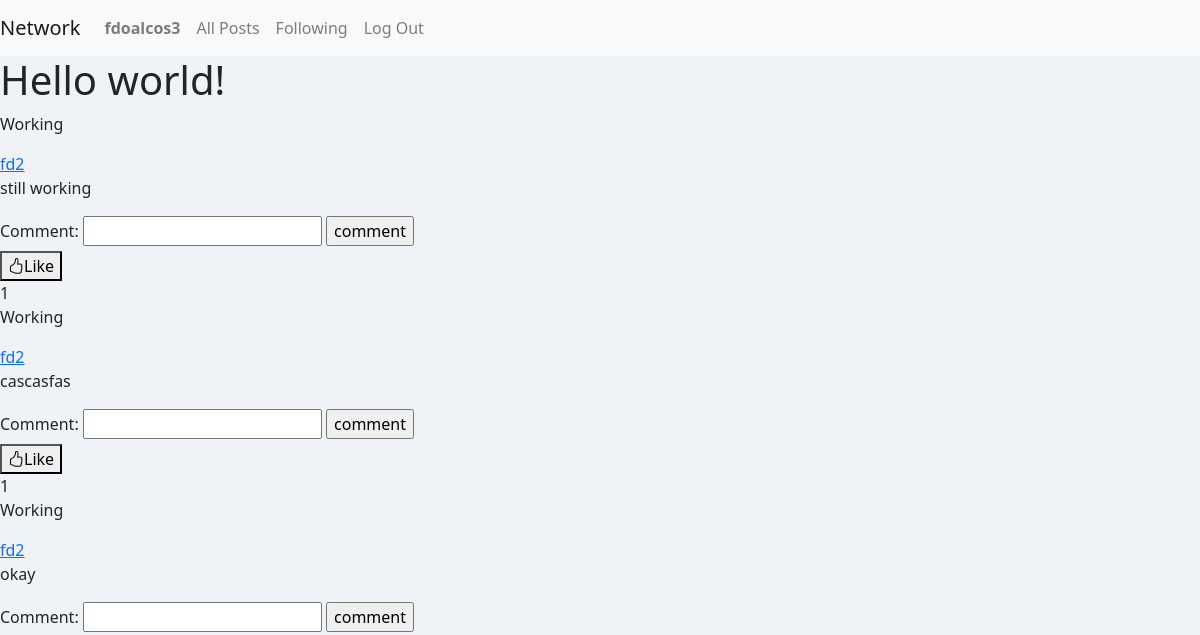
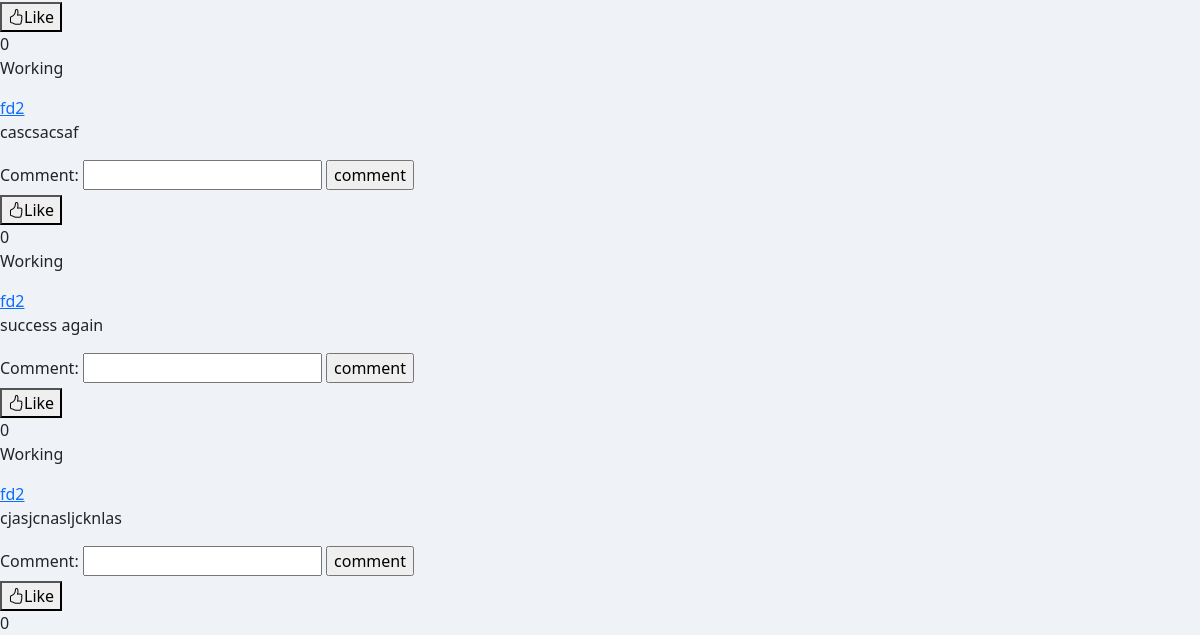
Before: /following (signed in) with the older database file (2 pictures, top to bottom).
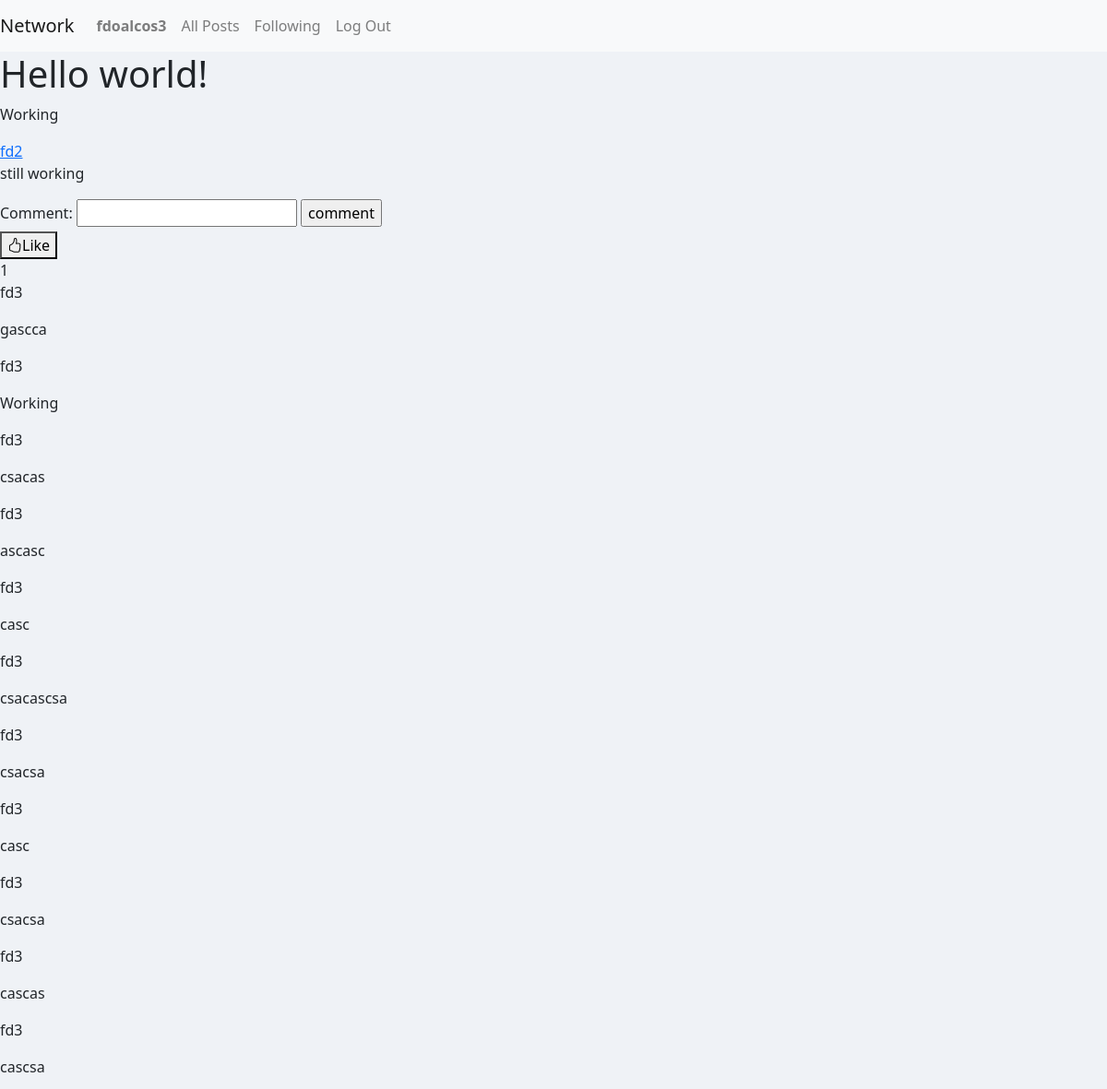
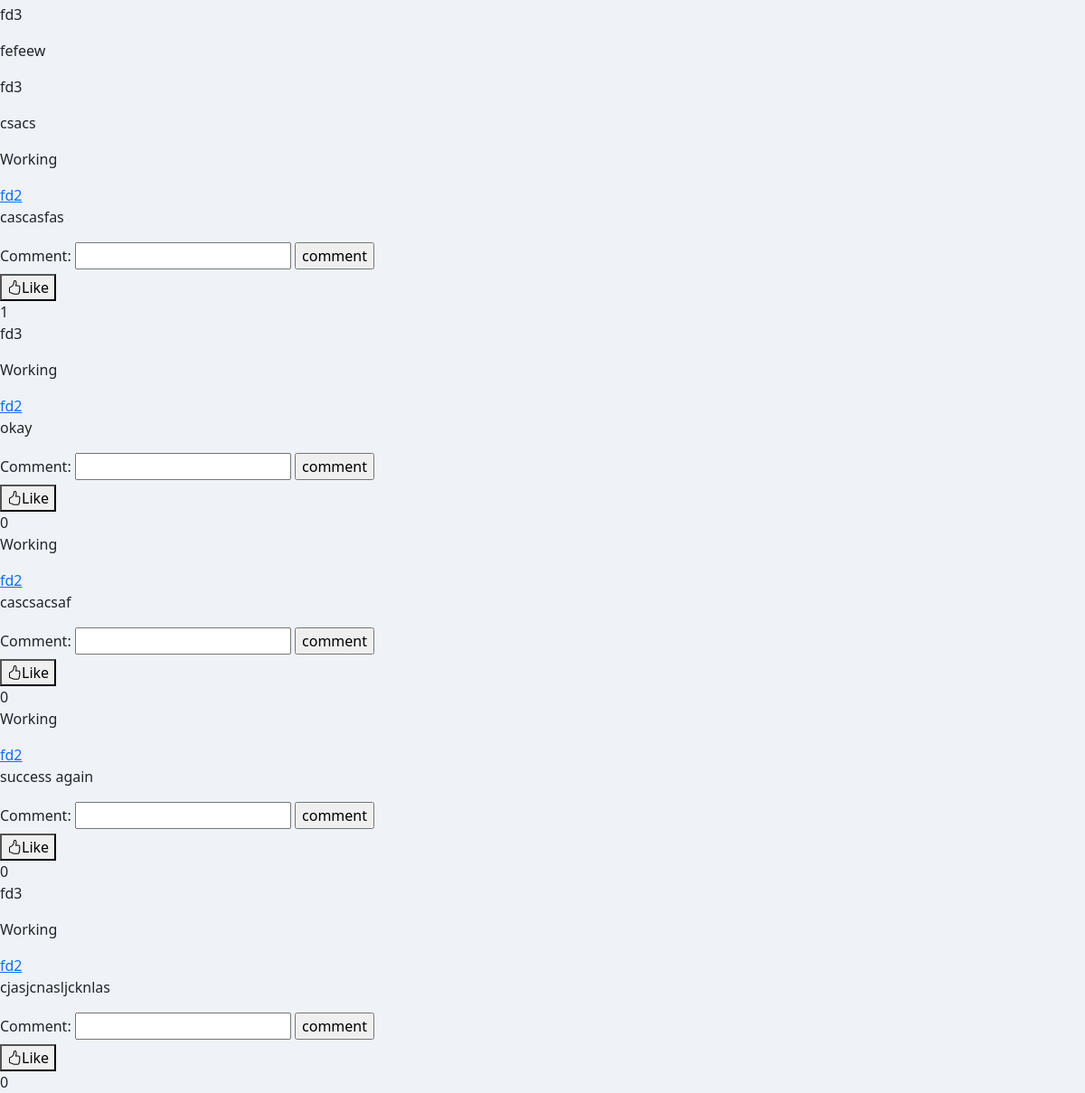
After: the same page with the newer database file (2 pictures, top to bottom).
### network/models.py (models this page shows, shortened)
class User(AbstractUser):
    pass

class Post(models.Model):
    users = models.ForeignKey(User, on_delete = models.CASCADE, related_name="users")
    Inbox = models.TextField(max_length=300)
    Image = models.ImageField(upload_to='images/', blank=True, null=True)
    Created = models.TimeField(auto_now_add=True)
    Updated = models.TimeField(auto_now=True)
    liked = models.ManyToManyField(User, null=True, related_name="like")
    def count(self):
        return self.liked.count()

class Comment(models.Model):
    comment_post = models.ForeignKey(Post, on_delete=models.CASCADE, related_name="comment_post")
    username = models.ForeignKey(User, on_delete=models.CASCADE)
    comment = models.CharField(max_length=500)
    time = models.TimeField(auto_now_add=True)

### network/views.py (the view)
# urls.py: path('following', views.following_post, name="following")
def following_post(request):
    user = User.objects.get(id=request.user.id)
    following = user.followed.all()
    post = Post.objects.all()
    commentform = Commentform()
    for follow in following:
        following_post = Post.objects.filter(users=follow.Users)
    return render(request, "network/following.html", {
        "following": following_post,
        "forms": commentform
    })

### network/forms.py
class Commentform(ModelForm):
    class Meta:
        model = Comment
        fields = ['comment']

### network/templates/network/following.html (shortened to what this page needs)
{% extends "network/layout.html" %}
{% load static %}
{% block body %}
    <h1>Hello world!</h1>
    <div>
        {% for inbox in following %}
            <div>
                <p id="">Working</p>
                <a href="{% url 'profile' inbox.users.id %}">{{ inbox.users }}</a>
            </div>
            <div id="div_{{ inbox.id }}">
                <p id="body_{{ inbox.id }}">{{ inbox.Inbox }}</p>
                <div>
                    {{ forms }}
                    <input id="comment_{{ inbox.id }}" type="submit" value="comment" data-id="{{ inbox.id }}">
                </div>
                    <div>
                        {% if request.user in inbox.liked.all %}
                            <button id="like_{{ inbox.id }}" data-id="{{ inbox.id }}"><i class="bi bi-hand-thumbs-up"></i>Unlike</button><div id="count_{{ inbox.id }}">{{ inbox.count }}</div>
                        {% else %}
                            <button id="like_{{ inbox.id }}" data-id="{{ inbox.id }}"><i class="bi bi-hand-thumbs-up"></i>Like</button><div id="count_{{ inbox.id }}">{{ inbox.count }}</div>
                        {% endif %}
                    </div>
                    <div id="comments_{{ inbox.id }}">
                       {% for comment in inbox.comment_post.all %}
                            <p id="comment_user">{{ comment.username }}</p>
                            <p id="comment_comment">{{ comment.comment }}</p>
                       {% endfor  %}
                    </div>
            </div>
        {% endfor %}
    </div>
{% endblock %}

### network/templates/network/layout.html (shortened to what this page needs)
{% load static %}
<!DOCTYPE html>
<html lang="en">
    <head>
        <link rel="stylesheet" href="https://stackpath.bootstrapcdn.com/bootstrap/4.4.1/css/bootstrap.min.css">
        <link href="{% static 'network/style.css' %}" rel="stylesheet">
        <link rel="stylesheet" href="https://cdn.jsdelivr.net/npm/bootstrap-icons@1.9.1/font/bootstrap-icons.css">
        <link href="https://cdn.jsdelivr.net/npm/bootstrap@5.2.3/dist/css/bootstrap.min.css" rel="stylesheet">
        <link rel="stylesheet" href="https://cdn.jsdelivr.net/npm/bootstrap-icons@1.10.2/font/bootstrap-icons.css">
    </head>
    <body>
        <nav class="navbar navbar-expand-lg navbar-light bg-light">
            <a class="navbar-brand" href="#">Network</a>
            <div>
              <ul class="navbar-nav mr-auto">
                {% if user.is_authenticated %}
                    <li class="nav-item">
                        <a class="nav-link" href="{% url 'profile' request.user.id %}"><strong>{{ request.user.username }}</strong></a>
                    </li>
                {% endif %}
                <li class="nav-item">
                  <a class="nav-link" id="all__post" href="{% url 'index' %}">All Posts</a>
                </li>
                {% if user.is_authenticated %}
                    <li class="nav-item">
                        <a class="nav-link" href="{% url 'following' %}">Following</a>
                    </li>
                    <li class="nav-item">
                        <a class="nav-link" href="{% url 'logout' %}">Log Out</a>
                    </li>
                {% endif %}
              </ul>
            </div>
          </nav>
        <div class="body">
            {% block body %}
            {% endblock %}
        </div>
    </body>
</html>

### network/static/network/style.css (style rules this page uses)
.body { background-color: #eff2f6; }

Changed rows visible on the page:
added Comment: username "fd3", comment "gascca", shown under Post "still working"
added Comment: username "fd3", comment "Working", shown under Post "still working"
added Comment: username "fd3", comment "csacas", shown under Post "still working"
added Comment: username "fd3", comment "ascasc", shown under Post "still working"
added Comment: username "fd3", comment "casc", shown under Post "still working"
added Comment: username "fd3", comment "csacascsa", shown under Post "still working"
added Comment: username "fd3", comment "csacsa", shown under Post "still working"
added Comment: username "fd3", comment "casc", shown under Post "still working"
added Comment: username "fd3", comment "csacsa", shown under Post "still working"
added Comment: username "fd3", comment "cascas", shown under Post "still working"
added Comment: username "fd3", comment "cascsa", shown under Post "still working"
added Comment: username "fd3", comment "fefeew", shown under Post "still working"
added Comment: username "fd3", comment "csacs", shown under Post "still working"
added Comment: username "fd3", shown under Post "cascasfas"
added Comment: username "fd3", shown under Post "success again"
